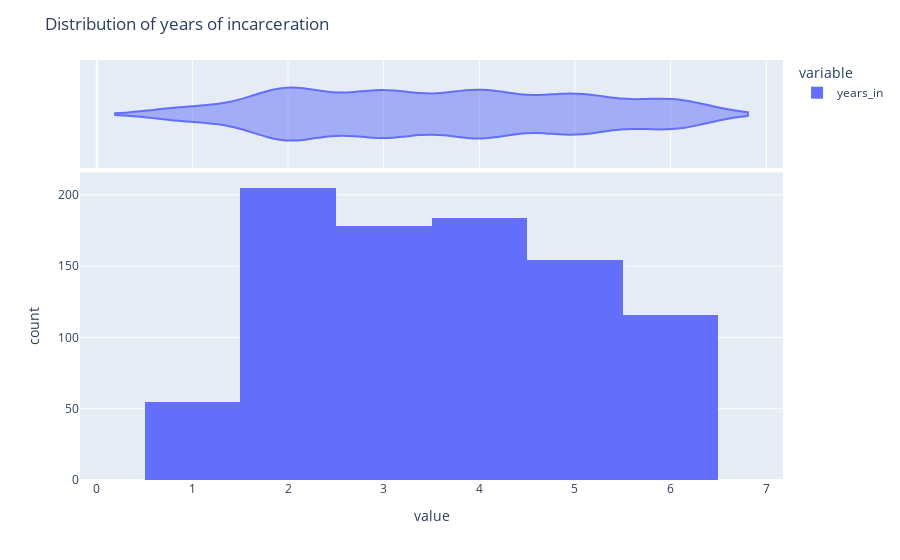

The notebook cell this image was saved under:
### Code cell
fig = px.histogram(df['years_in'], marginal='violin')

fig.update_layout(title='Distribution of years of incarceration')

fig.show()

### Figure 1 — Plotly figure (JSON) as saved in the notebook; plotly's stock layout.template omitted (floating-point values rounded to 4 significant figures; data arrays with more than 128 entries replaced by an {"elided": "..."} marker saying what was removed)
{"data": [{"alignmentgroup": "True", "bingroup": "x", "hovertemplate": "variable=years_in<br>value=%{x}<br>count=%{y}<extra></extra>", "legendgroup": "years_in", "marker": {"color": "#636efa", "pattern": {"shape": ""}}, "name": "years_in", "offsetgroup": "years_in", "orientation": "v", "showlegend": true, "type": "histogram", "x": {"elided": "5226 int values"}, "xaxis": "x", "yaxis": "y"}, {"alignmentgroup": "True", "hovertemplate": "variable=years_in<br>value=%{x}<extra></extra>", "legendgroup": "years_in", "marker": {"color": "#636efa"}, "name": "years_in", "offsetgroup": "years_in", "scalegroup": "x", "showlegend": false, "type": "violin", "x": {"elided": "5226 int values"}, "xaxis": "x2", "yaxis": "y2"}], "layout": {"barmode": "relative", "legend": {"title": {"text": "variable"}, "tracegroupgap": 0}, "margin": {"t": 60}, "title": {"text": "Distribution of years of incarceration"}, "xaxis": {"anchor": "y", "domain": [0, 1], "title": {"text": "value"}}, "xaxis2": {"anchor": "y2", "domain": [0, 1], "matches": "x", "showgrid": true, "showticklabels": false}, "yaxis": {"anchor": "x", "domain": [0, 0.7326], "title": {"text": "count"}}, "yaxis2": {"anchor": "x2", "domain": [0.7426, 1], "matches": "y2", "showgrid": false, "showline": false, "showticklabels": false, "ticks": ""}}}
